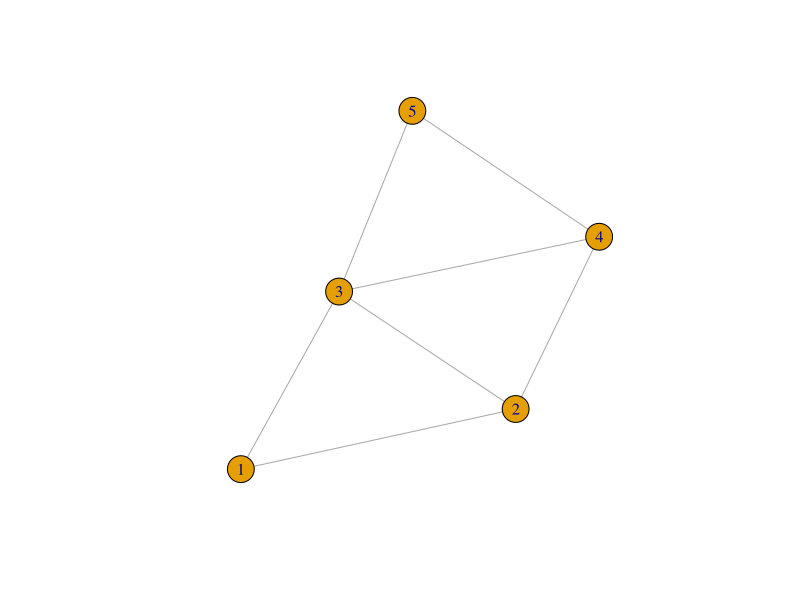
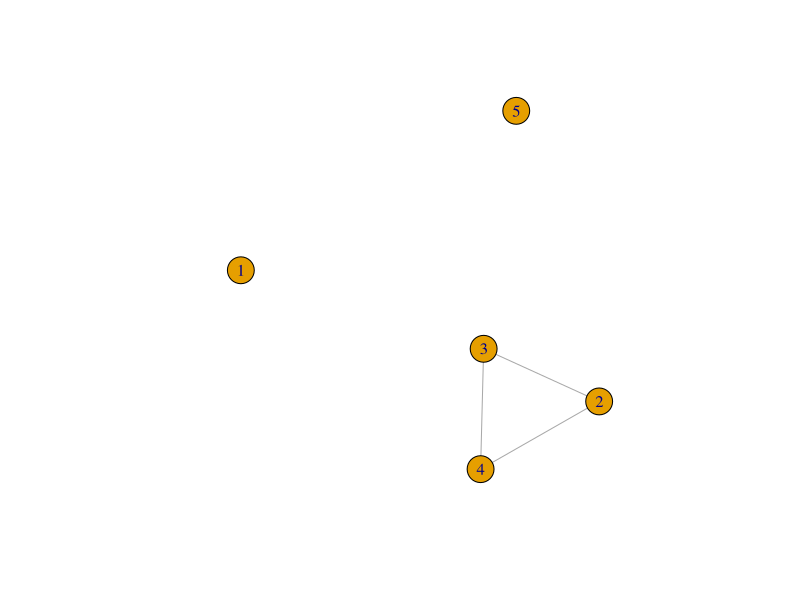

Source code (R) for these figures, in order: (Note: this script raises an error after producing the figures.)
## ---- chunk 1
library(igraph)

# Create a sample planar graph
graph <- matrix(0, nrow=5, ncol=5)
graph[1,2] <- graph[2,1] <- 1
graph[1,3] <- graph[3,1] <- 1
graph[2,3] <- graph[3,2] <- 1
graph[2,4] <- graph[4,2] <- 1
graph[3,5] <- graph[5,3] <- 1
graph[4,5] <- graph[5,4] <- 1
graph[4,3] <- graph[3,4] <- 1

set.seed(300)
g <- graph_from_adjacency_matrix(graph, mode = "undirected")
plot(g)
## ---- chunk 2
# Function to find a node of degree less than k and delete it from the graph
findAndDeleteNode <- function(adjMatrix, k) {
  # Find a node of degree less than k
  nodeToDelete <- which(rowSums(adjMatrix) < k)
  
  # Delete the node from the graph
  adjMatrix[nodeToDelete, ] <- 0
  adjMatrix[, nodeToDelete] <- 0
  
  # Return the deleted node and the updated adjacency matrix
  #return(c(nodeToDelete, adjMatrix))
  return(list(nodeToDelete,adjMatrix))
}
## ---- chunk 3
new_matrix <- matrix(findAndDeleteNode(graph, 3)[[2]], nrow = 5, byrow = TRUE)
g2 <- graph_from_adjacency_matrix(new_matrix, mode = "undirected")
plot(g2)
## ---- chunk 4
findAndDeleteNode(mat, 3)
## ---- chunk 5
mat <- matrix(c(0, 8, 0, 0, 4, 0, 0, 10, 0, 0, 0, #A
                0, 0, 7, 0, 4, 0, 0, 0, 0, 0, 0, #B
                0, 0, 0, 4, 0, 0, 0, 0, 0, 0, 0, #C
                0, 0, 0, 0, 0, 11, 7, 0, 0, 0, 0, #D
                0, 0, 0, 0, 0, 0, 0, 0, 7, 0, 0, #E
                0, 10, 7, 8, 0, 0, 0, 0, 0, 8, 5, #F
                0, 0, 0, 12, 0, 4, 0, 0, 0, 0, 9, #G
                0, 0, 0, 0, 8, 0, 0, 0, 0, 0, 0, #H
                0, 0, 0, 0, 0, 0, 0, 6, 0, 8, 0, #I
                0, 0, 0, 0, 0, 8, 0, 0, 12, 0, 13, #J
                0, 0, 0, 0, 0, 0, 0, 0, 0, 13, 0), nrow = 11, byrow = TRUE) #K

i <-  graph_from_adjacency_matrix(mat)
a <- as_adjacency_matrix(i)
a
